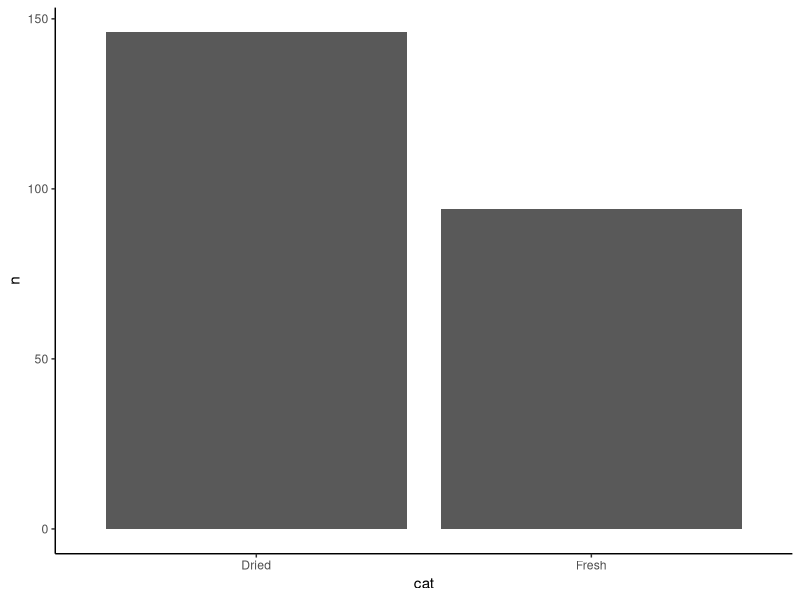
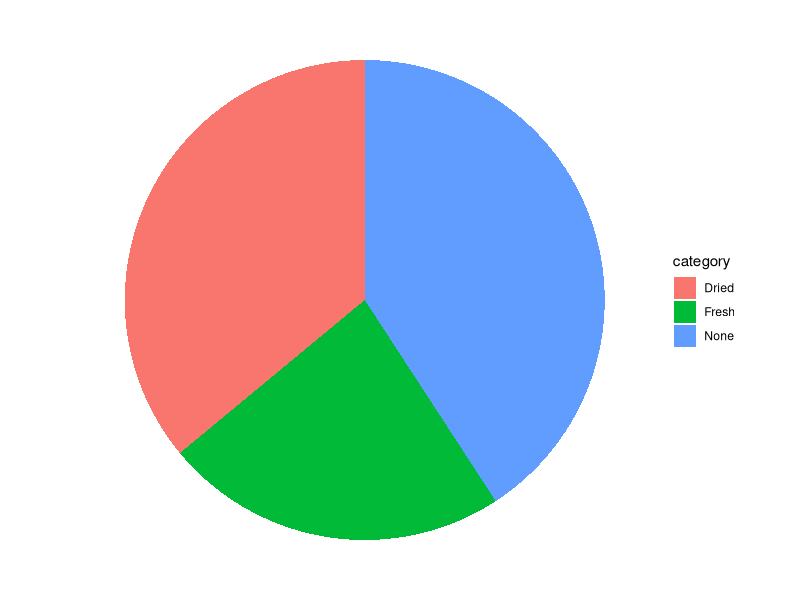
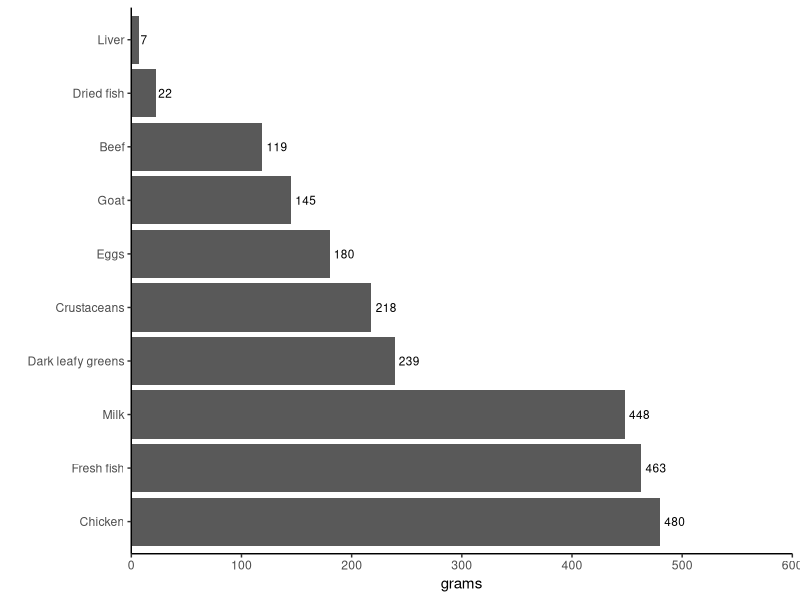

Source code (R) for these figures, in order:

library(tidyverse)
theme_set(theme_classic())

pdf(file = 'fig/barplot_summary.pdf', height=5, width=9)

people<-data.frame(n = c(146, 94), cat = c('Dried', 'Fresh'))

ggplot(people, aes(cat, n)) + geom_col()

# Create a data frame for the pie chart
people2 <- data.frame(
    category = c("Dried", "Fresh", "None"),
    value = c(.36, 94/ 405.56, 0.408) # Example values
)


# Create the pie chart
ggplot(people2, aes(x = "", y = value, fill = category)) +
    geom_bar(stat = "identity", width = 1) +
    coord_polar(theta = "y") +
    theme_void() +  # Remove unnecessary gridlines and axes
    theme(plot.title = element_text(hjust = 0.5)) # Center the title


beal<-data.frame(
	grams = c(22, 239, 7, 218, 145, 119, 180, 448, 463, 480),
	food = c('Dried fish', 'Dark leafy greens', 'Liver', 'Crustaceans','Goat', 'Beef','Eggs', 'Milk', 'Fresh fish', 'Chicken')
	)

ggplot(beal, aes(fct_reorder(food, -grams), grams)) + 
    geom_col() + coord_flip() +
    geom_text(aes(label = grams), hjust=-.2, size=3) +
    scale_y_continuous(expand=c(0,0.05), limits=c(0, 600)) + labs(x = '')

dev.off()

